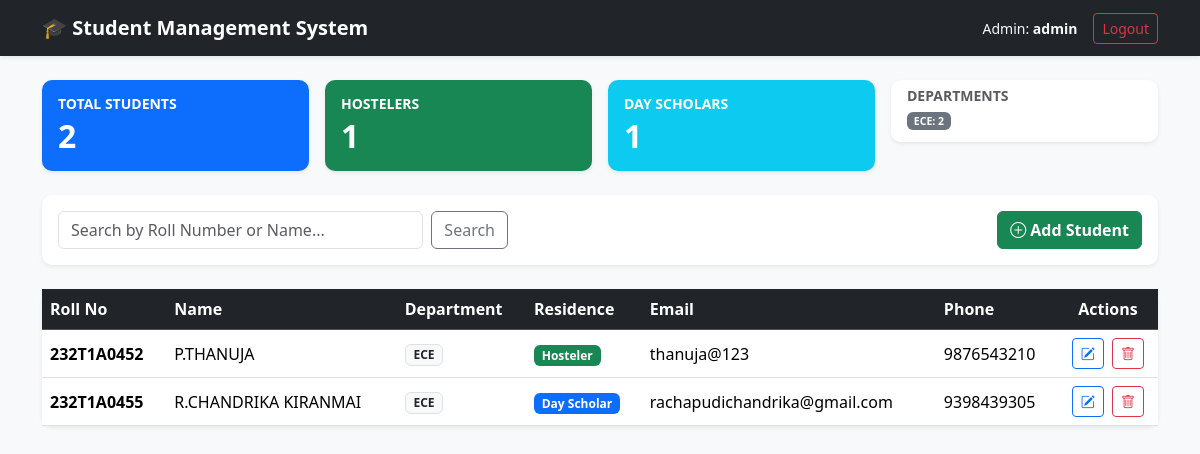
/ (signed in), run on the app's committed database.
### tables this page shows
CREATE TABLE students (
            id INTEGER PRIMARY KEY AUTOINCREMENT,
            roll_no TEXT NOT NULL UNIQUE,
            name TEXT NOT NULL,
            email TEXT NOT NULL,
            department TEXT NOT NULL,
            residence_type TEXT NOT NULL,
            phone TEXT,
            created_at TIMESTAMP DEFAULT CURRENT_TIMESTAMP
        );

### app.py (the view)
@app.route('/')
def dashboard():
    if not session.get('admin_logged_in'):
        return redirect(url_for('login'))
    search_query = request.args.get('search', '').strip()
    conn = get_db_connection()
    cursor = conn.cursor()
    cursor.execute("SELECT COUNT(*) AS total FROM students")
    total_students = cursor.fetchone()['total']
    cursor.execute("SELECT COUNT(*) AS hostelers FROM students WHERE residence_type = 'Hosteler'")
    total_hostelers = cursor.fetchone()['hostelers']
    cursor.execute("SELECT COUNT(*) AS dayscholars FROM students WHERE residence_type = 'Day Scholar'")
    total_dayscholars = cursor.fetchone()['dayscholars']
    cursor.execute("SELECT department, COUNT(*) AS count FROM students GROUP BY department")
    dept_counts = cursor.fetchall()
    if search_query:
        cursor.execute(
            "SELECT * FROM students WHERE roll_no LIKE ? OR name LIKE ? ORDER BY id DESC",
            (f"%{search_query}%", f"%{search_query}%")
        )
    else:
        cursor.execute("SELECT * FROM students ORDER BY id DESC")
    students = cursor.fetchall()
    conn.close()
    return render_template(
        'dashboard.html',
        students=students,
        total=total_students,
        hostelers=total_hostelers,
        dayscholars=total_dayscholars,
        dept_counts=dept_counts,
        search_query=search_query
    )

### app.py (called while the page is built)
def get_db_connection():
    conn = sqlite3.connect(DATABASE)
    conn.row_factory = sqlite3.Row  # Access columns by name like dictionaries
    return conn

### templates/dashboard.html (shortened to what this page needs)
{% extends "base.html" %}
{% block content %}
<div class="row g-3 mb-4">
    <div class="col-md-3">
        <div class="card border-0 shadow-sm text-white bg-primary">
            <div class="card-body">
                <h6 class="card-title text-uppercase mb-1 small fw-bold">Total Students</h6>
                <h2 class="fw-bold mb-0">{{ total }}</h2>
            </div>
        </div>
    </div>
    <div class="col-md-3">
        <div class="card border-0 shadow-sm text-white bg-success">
            <div class="card-body">
                <h6 class="card-title text-uppercase mb-1 small fw-bold">Hostelers</h6>
                <h2 class="fw-bold mb-0">{{ hostelers }}</h2>
            </div>
        </div>
    </div>
    <div class="col-md-3">
        <div class="card border-0 shadow-sm text-white bg-info">
            <div class="card-body">
                <h6 class="card-title text-uppercase mb-1 small fw-bold">Day Scholars</h6>
                <h2 class="fw-bold mb-0">{{ dayscholars }}</h2>
            </div>
        </div>
    </div>
    <div class="col-md-3">
        <div class="card border-0 shadow-sm bg-white">
            <div class="card-body py-2">
                <h6 class="card-title text-uppercase small fw-bold text-muted mb-1">Departments</h6>
                <div class="small">
                    {% for dept in dept_counts %}
                        <span class="badge bg-secondary me-1 mb-1">{{ dept.department }}: {{ dept.count }}</span>
                    {% else %}
                        <span class="text-muted">No data</span>
                    {% endfor %}
                </div>
            </div>
        </div>
    </div>
</div>
<div class="card border-0 shadow-sm mb-4">
    <div class="card-body d-flex flex-wrap justify-content-between align-items-center gap-2">
        <form method="GET" action="{{ url_for('dashboard') }}" class="d-flex flex-grow-1" style="max-width: 450px;">
            <input type="text" name="search" class="form-control me-2" placeholder="Search by Roll Number or Name..." value="{{ search_query }}">
            <button type="submit" class="btn btn-outline-secondary">Search</button>
        </form>
        <a href="{{ url_for('add_student') }}" class="btn btn-success fw-semibold">
            <i class="bi bi-plus-circle me-1"></i>Add Student
        </a>
    </div>
</div>
<div class="card border-0 shadow-sm">
    <div class="table-responsive">
        <table class="table table-hover align-middle mb-0">
            <thead class="table-dark">
                <tr>
                    <th>Roll No</th>
                    <th>Name</th>
                    <th>Department</th>
                    <th>Residence</th>
                    <th>Email</th>
                    <th>Phone</th>
                    <th class="text-center">Actions</th>
                </tr>
            </thead>
            <tbody>
                {% for student in students %}
                <tr>
                    <td class="fw-semibold">{{ student.roll_no }}</td>
                    <td>{{ student.name }}</td>
                    <td><span class="badge bg-light text-dark border">{{ student.department }}</span></td>
                    <td>
                        <span class="badge {{ 'bg-success' if student.residence_type == 'Hosteler' else 'bg-primary' }}">
                            {{ student.residence_type }}
                        </span>
                    </td>
                    <td>{{ student.email }}</td>
                    <td>{{ student.phone }}</td>
                    <td class="text-center">
                        <a href="{{ url_for('edit_student', id=student.id) }}" class="btn btn-sm btn-outline-primary me-1">
                            <i class="bi bi-pencil-square"></i>
                        </a>
                        <form method="POST" action="{{ url_for('delete_student', id=student.id) }}" class="d-inline" onsubmit="return confirm('Are you sure?');">
                            <button type="submit" class="btn btn-sm btn-outline-danger">
                                <i class="bi bi-trash"></i>
                            </button>
                        </form>
                    </td>
                </tr>
                {% else %}
                <tr>
                    <td colspan="7" class="text-center py-4 text-muted">No student records found.</td>
                </tr>
                {% endfor %}
            </tbody>
        </table>
    </div>
</div>
{% endblock %}

### templates/base.html (shortened to what this page needs)
<!DOCTYPE html>
<html lang="en">
<head>
    <link href="https://cdn.jsdelivr.net/npm/bootstrap@5.3.3/dist/css/bootstrap.min.css" rel="stylesheet">
    <link rel="stylesheet" href="https://cdn.jsdelivr.net/npm/bootstrap-icons@1.11.3/font/bootstrap-icons.min.css">
</head>
<body>
    <nav class="navbar navbar-expand-lg navbar-dark bg-dark shadow-sm">
        <div class="container">
            <a class="navbar-brand fw-bold" href="{{ url_for('dashboard') }}">
                🎓 Student Management System
            </a>
            {% if session.get('admin_logged_in') %}
            <div class="d-flex align-items-center">
                <span class="text-light me-3 small">Admin: <strong>{{ session.get('username') }}</strong></span>
                <a href="{{ url_for('logout') }}" class="btn btn-outline-danger btn-sm">Logout</a>
            </div>
            {% endif %}
        </div>
    </nav>
    <div class="container mt-4">
        {% block content %}{% endblock %}
    </div>
</body>
</html>

### templates/base.html (style rules this page uses)
body { background-color: #f8f9fa; }
.card { border-radius: 10px; }
.table th { background-color: #212529; color: #fff; }

### data on the page
students: roll_no "232T1A0452", name "P.THANUJA", department "ECE", residence_type "Hosteler", email "thanuja@123", phone "9876543210"
students: roll_no "232T1A0455", name "R.CHANDRIKA KIRANMAI", department "ECE", residence_type "Day Scholar", email "rachapudichandrika@gmail.com", phone "9398439305"

### other printed values
{{ session.get('username') }} "admin"
{{ total }} "2"
{{ hostelers }} "1"
{{ dayscholars }} "1"
{{ dept.department }} "ECE"
{{ dept.count }} "2"
